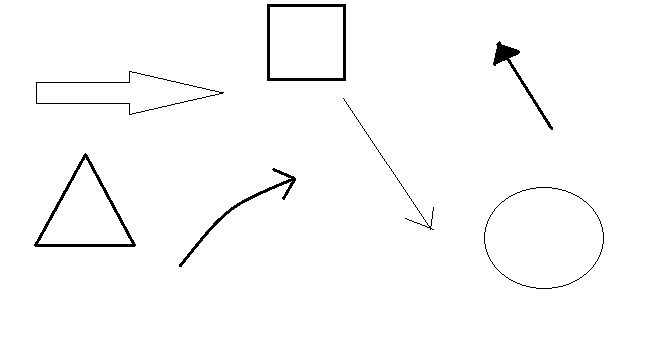
#> input picture programmes/Caméra/image recognition 1/imgtest1/arrows.png, 660 x 342 px, found by its file name
$ python testarrowrec4.py
#> lines starting #> are read from the running program, lines starting #| are printed output that depends on the picture; after the words box and inside, x2 and y2 are one past the last pixel; in counts of white or black regions, pixels touching at a corner belong together
import cv2
import os
import numpy as np

#print(os.listdir("image"))

# open arrows.png

def sign(x:float) -> int:
    return 0 if x==0 else (-1 if x<0 else 1)
pic = cv2.imread("arrows.png")
#> pic is the input picture: shape (342, 660, 3); 98.3% white; 7 black regions, largest, box (x1, y1, x2, y2) and area: (34, 153, 136, 247) 920, (267, 4, 346, 81) 900, (179, 168, 296, 267) 584

#draw the image

cv2.imshow("pic", pic)
# input()
# convert to grayscale

gray = cv2.cvtColor(pic, cv2.COLOR_BGR2GRAY)
#> gray: shape (342, 660); 98.3% white; 7 black regions

# threshold the image

ret, thresh = cv2.threshold(gray, 127, 255, 0)

# find contours in the thresholded image

contours, _ = cv2.findContours(thresh, cv2.RETR_TREE, cv2.CHAIN_APPROX_SIMPLE)
#> contours = 277 contours, 265 with area under 20; largest, box (x1, y1, x2, y2) and area: (0, 0, 660, 342) 224719, (266, 3, 347, 82) 6238, (33, 152, 137, 248) 5112, (270, 7, 343, 78) 5040, (38, 158, 132, 244) 3916

# loop over the contours

for c in contours:
    #get the area
    area = cv2.contourArea(c)
    print(area)

    if area>10:
        [[vx],[vy],[x0],[y0]] = cv2.fitLine(c,cv2.DIST_L2,0,0.01,0.01)    #!??? the syntax sucks
        v0 = np.array([x0,y0])   # v0 is the center of the contour

        # plot the line
        x1, y1 = x0 + 100*vx, y0 + 100*vy
        v1 = np.array([x1,y1])
        x2, y2 = x0 + 100*vy, y0 - 100*vx   #orthonormal to v1
        v2 = np.array([x2,y2])
        s=0
        for v in c: #v[0] is every point of the contour, don't ask why
            s1 = v1.dot(v[0]-v0)        # scalar product between the line of our arrow and the vector of the point to indicate the direction
            s2 = abs(v2.dot(v[0]-v0))        # scalar product between v2 and our point to get the y distance in the other reper
            s+=s1*s2                    # sign depends on the side, force depends on the y and x distance
        s=-sign(s)                       # -> sum should be positive if the arrow is in the right direction, else negative
        cv2.circle(pic,(int(x0 + 100*vx*s), int(y0 + 100*vy*s)),10,(0,255,255),5)
        cv2.line(pic, (int(x0),int(y0)), (int(x1),int(y1)), (0,0,255), 2)
        cv2.line(pic, (int(x0),int(y0)), (int(x2),int(y2)), (0,0,127), 2)


        cv2.drawContours(pic, [c], -1, (0,255,0), 2)
        cv2.imshow("pic", pic)
#> this loop made 277 passes
#> (c, area, vx, vy, x0, y0, x1, y1) on pass 1: ([[0, 0], [0, 341], [659, 341], [659, 0]], 224719, 1, 0, 329.5, 170.5, 429.5, 170.5)
#> (area, vx, vy, x0, y0, x1, y1, x2) on passes 2, 65, 66, 168, 183, 194: (32, 1, 0, 543.5, 288, 643.5, 288, 543.5), (24, -4.37e-08, 1, 603, 237.5, 603, 337.5, 703), (24, -4.37e-08, 1, 484, 237.5, 484, 337.5, 584), (32, 1, 0, 543.5, 187, 643.5, 187, 543.5), (746.5, 0.809, -0.588, 257.1, 198.4, 338.1, 139.6, 198.4), (5112.5, 1, 0.00681, 85.11, 200.2, 185.1, 200.9, 85.79)
#| 224719.0
#| 32.0
#| 12.0
#| 12.0
#| 10.0
#| 8.0
#| 6.0
#| 8.0
#> (further printed lines are left out)
#> pass 1, `cv2.imshow("pic", pic)`:
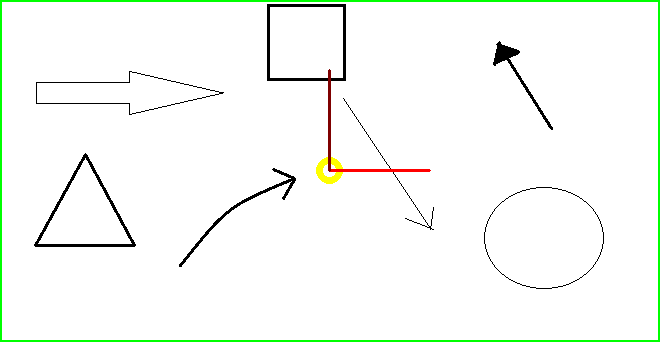
#> window 'pic': shape (342, 660, 3); mean B, G, R 245, 249.9, 245.9
#> pass 2, `cv2.imshow("pic", pic)`:
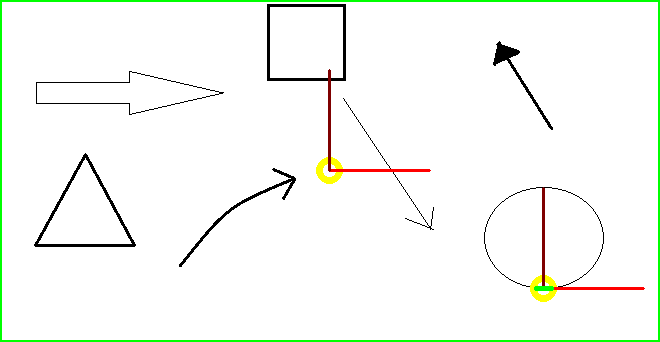
#> window 'pic': shape (342, 660, 3); mean B, G, R 243.9, 249.3, 245.7
#> after the loop:
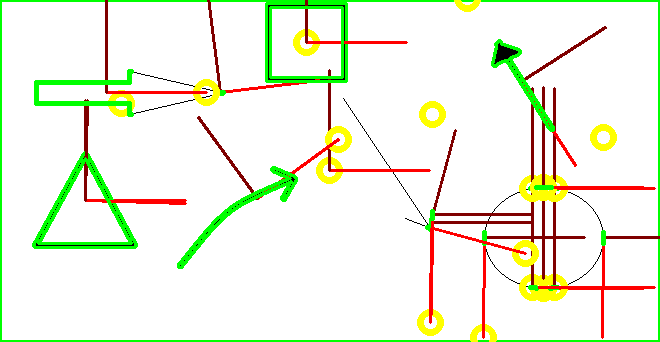
#> pic: shape (342, 660, 3); 11.37% of pixels changed, all inside (x1, y1, x2, y2) = (0, 0, 660, 342)
cv2.waitKey(0)

input()
